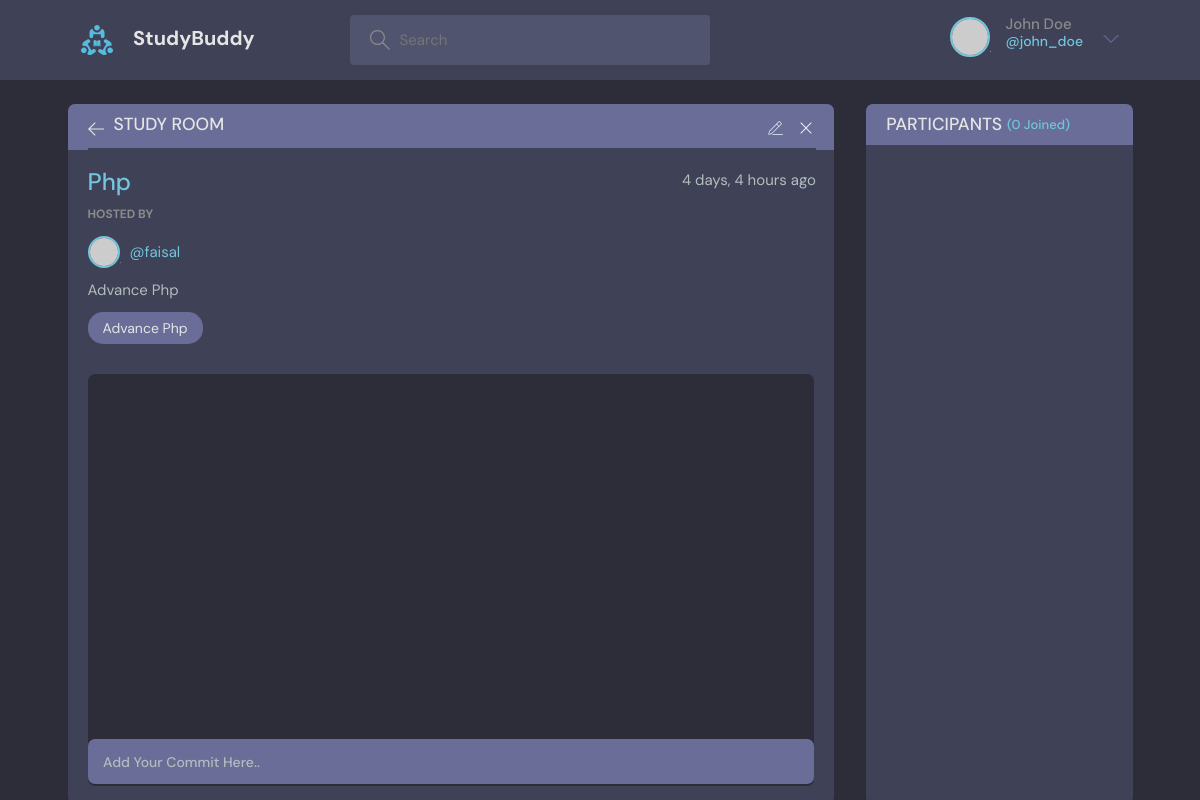
/room/7 (signed in), run on the app's committed database.
### base/models.py (models this page shows, shortened)
class Room(models.Model):
    host = models.ForeignKey(User, verbose_name=("host"), on_delete=models.SET_NULL, null=True)
    topic = models.ForeignKey(Topic, verbose_name=("topic"), on_delete=models.SET_NULL, null=True)
    name = models.CharField(("name"), max_length=50)
    participants = models.ManyToManyField(User, related_name='participants')
    desc =  models.TextField(("desc"), null=True, blank=True)
    created = models.DateTimeField(("created"), auto_now_add=True)
    updated = models.DateTimeField(("updated"), auto_now=True)
    class Meta:
        ordering = ['-updated', '-created']

class Topic(models.Model):
    name = models.CharField(("name"), max_length=100)
    created = models.DateTimeField(("created"), auto_now_add=True)
    updated = models.DateTimeField(("updated"), auto_now=True)
    def __str__(self):
        return self.name

### base/views.py (the view, shortened to what this page needs)
# urls.py: path('room/<str:pk>', views.room, name='room'),
@login_required(login_url='login')
def room(request, pk):
    room = Room.objects.get(id=pk)
    room_messages = room.messages_set.all().order_by('-created')
    room_messages_count = room_messages.count()
    participants = room.participants.all()
    participants_count = participants.count()
    topics = Topic.objects.all()
    context = {'room': room, 'room_messages': room_messages, 'room_messages_count': room_messages_count,
               'participants': participants, 'participants_count': participants_count, 'topics': topics}
    return render(request, 'base/room.html', context)

### base/templates/base/room.html (shortened to what this page needs)
{% extends 'main.html' %} {% block title %} Room Page {% endblock title %} {% block content %}
<main class="profile-page layout layout--2">
  <div class="container">
    <div class="room">
      <div class="room__top">
        <div class="room__topLeft">
          <a href="index.html">
            <svg
              version="1.1"
              xmlns="http://www.w3.org/2000/svg"
              width="32"
              height="32"
              viewBox="0 0 32 32"
            >
              <title>arrow-left</title>
              <path
                d="M13.723 2.286l-13.723 13.714 13.719 13.714 1.616-1.611-10.96-10.96h27.625v-2.286h-27.625l10.965-10.965-1.616-1.607z"
              ></path>
            </svg>
          </a>
          <h3>Study Room</h3>
        </div>
        <div class="room__topRight">
          <a href="#">
          </a>
          <a href="#">
            <svg
              version="1.1"
              xmlns="http://www.w3.org/2000/svg"
              width="32"
              height="32"
              viewBox="0 0 32 32"
            >
              <title>remove</title>
              <path
                d="M27.314 6.019l-1.333-1.333-9.98 9.981-9.981-9.981-1.333 1.333 9.981 9.981-9.981 9.98 1.333 1.333 9.981-9.98 9.98 9.98 1.333-1.333-9.98-9.98 9.98-9.981z"
              ></path>
            </svg>
          </a>
        </div>
      </div>
      <div class="room__box scroll">
        <div class="room__header scroll">
          <div class="room__info">
            <h3>{{ room.topic }}</h3>
            <span>{{ room.created | timesince }} ago</span>
          </div>
          <div class="room__hosted">
            <p>Hosted By</p>
            <a href="#" class="room__author">
              <div class="avatar avatar--small">
                <img src="https://randomuser.me/api/portraits/men/37.jpg" />
              </div>
              <span>@{{ room.host }}</span>
            </a>
          </div>
          <div class="room__details">
            {{ room.desc }}
          </div>
          <span class="room__topics">{{ room.name }}</span>
        </div>
        <div class="room__conversation">
          <div class="threads scroll">
          </div>
        </div>
      </div>
      <div class="room__message">
        <form action="" method="post">
          <input
            type="text"
            name="body"
            placeholder=" Add Your Commit Here.. "
          />
        </form>
      </div>
    </div>
    <div class="participants">
      <h3 class="participants__top">
        Participants <span>({{ participants_count }} Joined)</span>
      </h3>
      <div class="participants__list scroll">
      </div>
    </div>
  </div>
</main>
{% endblock content %}

### static/styles/style.css (style rules this page uses)
:root { --color-main: #71c6dd; --color-main-light: #e1f6fb; --color-dark: #3f4156; --color-dark-medium: #51546e; --color-dark-light: #696d97; --color-light: #e5e5e5; --color-gray: #8b8b8b; --color-light-gray: #b2bdbd; --color-bg: #2d2d39; --color-success: #5dd693; --color-error: #fc4b0b; }
* { font-family: "DM Sans", -apple-system, BlinkMacSystemFont, "Segoe UI", Roboto, Oxygen, Ubuntu, Cantarell, "Open Sans", "Helvetica Neue", sans-serif; margin: 0; padding: 0; box-sizing: border-box; text-rendering: optimizeLegibility; font-size: inherit; }
html { font-size: 56.25%; }
@media only screen and (min-width: 1200px) { html { font-size: 62.5%; } }
body { line-height: 1.6; font-weight: 400; font-size: 1.5rem; color: var(--color-light-gray); background-color: var(--color-bg); min-height: 100vh; }
img { width: 100%; }
a { display: inline-block; color: var(--color-main); text-decoration: none; }
.container { max-width: 120rem; width: 90%; margin: auto; }
.avatar { position: relative; display: inline-block; border-radius: 50%; border: 2px solid var(--color-main); }
.avatar img { display: block; border-radius: 50%; object-fit: cover; object-position: center; }
.avatar::after { content: ""; display: block; position: absolute; background-color: var(--color-gray); z-index: 111; border-radius: 50%; border: 0.3rem solid var(--color-dark); }
.avatar.avatar--small img { width: 2.8rem; height: 2.8rem; }
.avatar.avatar--small:after { width: 0.7rem; height: 0.7rem; bottom: 0px; right: -6px; }
.layout { margin-top: 2.4rem; }
.layout > .container { display: flex; justify-content: space-between; align-items: flex-start; }
.layout--2 > .container > div:first-child { flex-basis: 72%; }
.layout--2 > .container > div:last-child { flex-basis: 25%; }
.room, .participants { background: var(--color-dark); max-height: 87.5vh; border-radius: 0.7rem; overflow: hidden; position: relative; }
.room__top, .participants__top { background: var(--color-dark-light); display: flex; justify-content: space-between; align-items: center; padding: 1rem 2rem; position: relative; }
.room__top svg, .thread__top svg { width: 1.6rem; height: 1.6rem; fill: var(--color-light); cursor: pointer; }
.room__topLeft { display: flex; align-items: flex-end; gap: 1rem; }
.room__topLeft h3, .participants__top { text-transform: uppercase; font-weight: 500; color: var(--color-light); }
.room__topLeft svg { width: 1.6rem; height: 1.6rem; fill: var(--color-light); }
.room__topRight { display: flex; column-gap: 1em; }
.room__topRight svg { fill: var(--color-main-light); }
.room__header { max-height: 30vh; overflow-y: auto; position: absolute; width: 95%; background: var(--color-dark); z-index: 999; top: 4.4rem; padding-top: 2rem; padding-bottom: 1rem; }
.room__box { padding-left: 2rem; padding-right: 2rem; height: 80.5vh; padding-bottom: 0; }
.room__info { display: flex; justify-content: space-between; }
.room__info h3 { font-size: 2.4rem; font-weight: 500; color: var(--color-main); }
.room__hosted p { text-transform: uppercase; color: var(--color-gray); font-size: 1.2rem; font-weight: 700; line-height: 2; }
.room__author { display: flex; gap: 1rem; align-items: center; margin-bottom: 1rem; transition: all 0.3s ease-in-out; }
.room__topics { padding: 0.5rem 1.5rem; background: var(--color-dark-light); color: var(--color-light); display: inline-block; font-size: 1.4rem; border-radius: 1.5rem; margin: 1rem 0; }
.room__conversation { margin-top: 1rem; margin-bottom: 4rem; height: 64%; }
.threads { background: var(--color-bg); border-radius: 0.7rem; overflow-y: auto; height: 100%; margin-top: 28vh; padding: 0 2rem 4rem 2rem; }
.room__message { padding: 2rem; position: absolute; z-index: 111; bottom: 0; left: 0; right: 0; background: transparent; }
.room__message > form > input { resize: none; background-color: var(--color-dark-light); color: var(--color-light); border: none; outline: none; border-radius: 0.7rem; height: 4.5rem; width: 100%; margin-top: -1rem; padding: 1.2rem; font-size: 1.4rem; font-weight: 500; position: relative; }
.room__message > form > input::placeholder { color: var(--color-light-gray); }
.participants__top span { color: var(--color-main); font-size: 1.3rem; text-transform: none; }
.participants__top { justify-content: flex-start; gap: 0.5rem; }
.participants__list { padding: 2rem; height: 82.5vh; overflow-y: scroll; padding-bottom: 0; }

### data on the page
Room: topic "Php", created "4 days, 4 hours", host "faisal", desc "Advance Php", name "Advance Php"

### other printed values
{{ participants_count }} "0"
